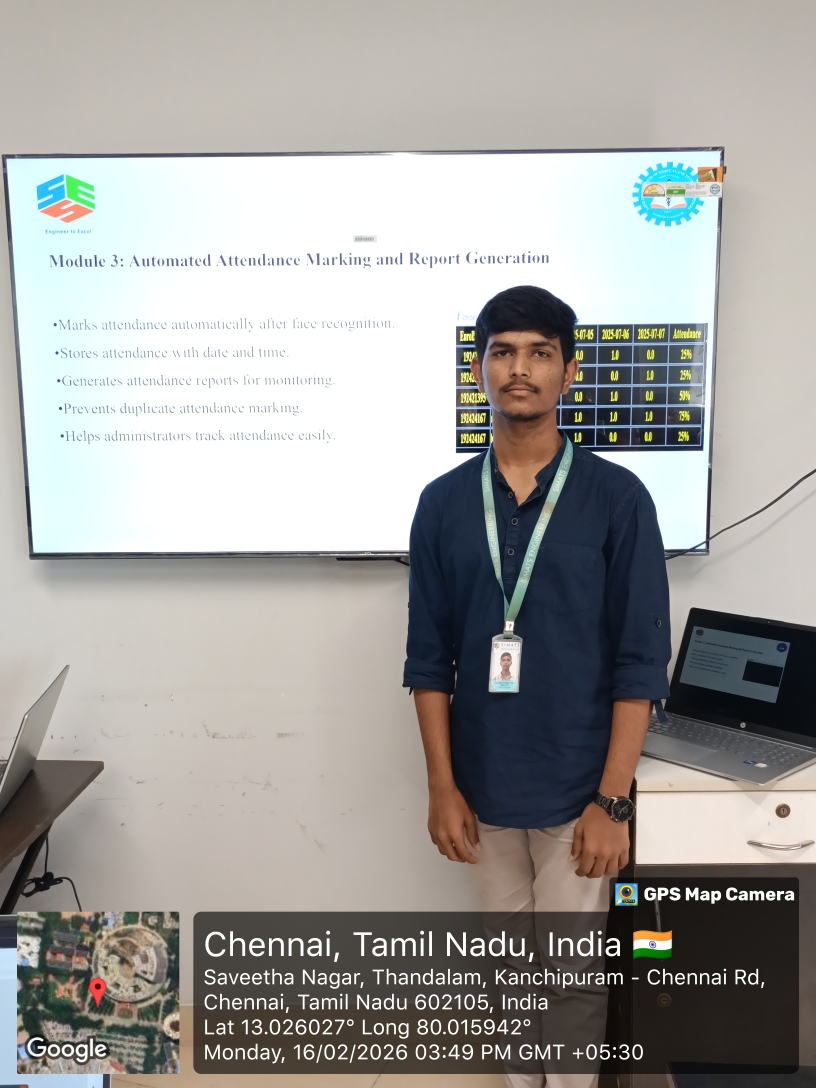
#> input picture CAPSTONE/20260216_34926PMByGPSMapCamera.jpg, 2448 x 3264 px, found by its file name (shown at 1/3 size)
$ jupyter execute ACTIVITY_4.ipynb   (shell and % lines are left out)
#> lines starting #> are read from the running program, lines starting #| are printed output that depends on the picture; after the words box and inside, x2 and y2 are one past the last pixel; in counts of white or black regions, pixels touching at a corner belong together
ACTIVITY - 4:

GUASSIAN PYRAMID

**Gaussian Pyramid with Edge Detection**

This program demonstrates multi-scale image processing using the Gaussian Pyramid technique.

**1: Level 0 – Original Image**

Displays the full-resolution input image.

Fine details (textures, small objects) are clearly visible.

Edge detection captures maximum detail.

**2: Level 1 – Half Size**

Image size is reduced to 50%.

Some fine details begin to disappear.

Edges become slightly smoother.

**3: Level 2 – Quarter Size**

Resolution decreases further.

Small textures and tiny edges fade away.

Only major object boundaries remain clear.

**4: Level 3 – One-Eighth Size**

Very low resolution image.

Only large structural features are visible.

Edge detection highlights strong, large-scale edges only.

[cell 1]
import cv2
import numpy as np
import matplotlib.pyplot as plt
from PIL import Image
from google.colab import files
uploaded = files.upload()
#> the answer given: 20260216_34926PMByGPSMapCamera.jpg
image_path = list(uploaded.keys())[0]
img = cv2.imread(image_path)
#> img is the input picture: shape (3264, 2448, 3); mean B, G, R 158.1, 161.1, 162.5
img = cv2.cvtColor(img, cv2.COLOR_BGR2RGB)
level0 = img
level1 = cv2.pyrDown(level0)
level2 = cv2.pyrDown(level1)
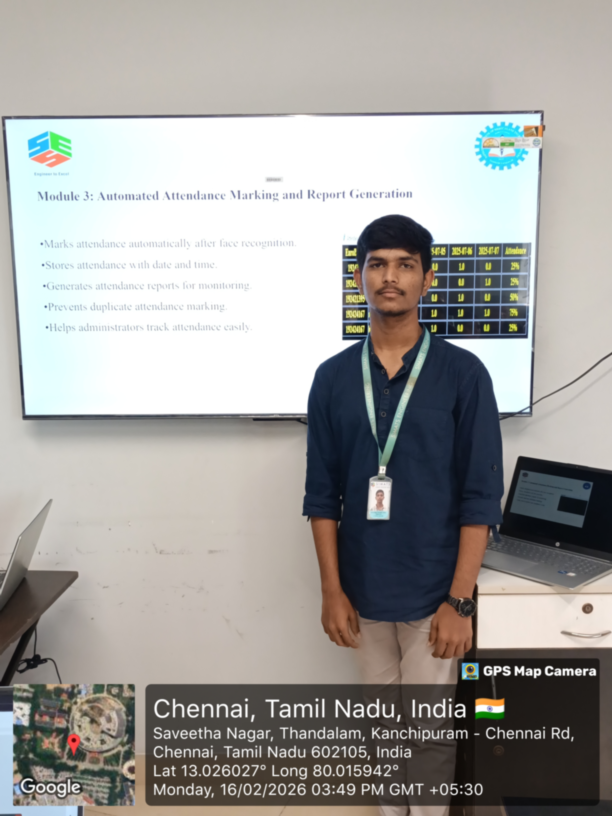
#> level2: shape (816, 612, 3); mean R, G, B 162.5, 161.2, 158.2
level3 = cv2.pyrDown(level2)
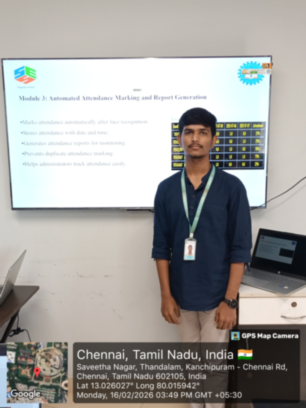
#> level3: shape (408, 306, 3); mean R, G, B 162.6, 161.2, 158.2
def detect_edges(image):
    gray = cv2.cvtColor(image, cv2.COLOR_RGB2GRAY)
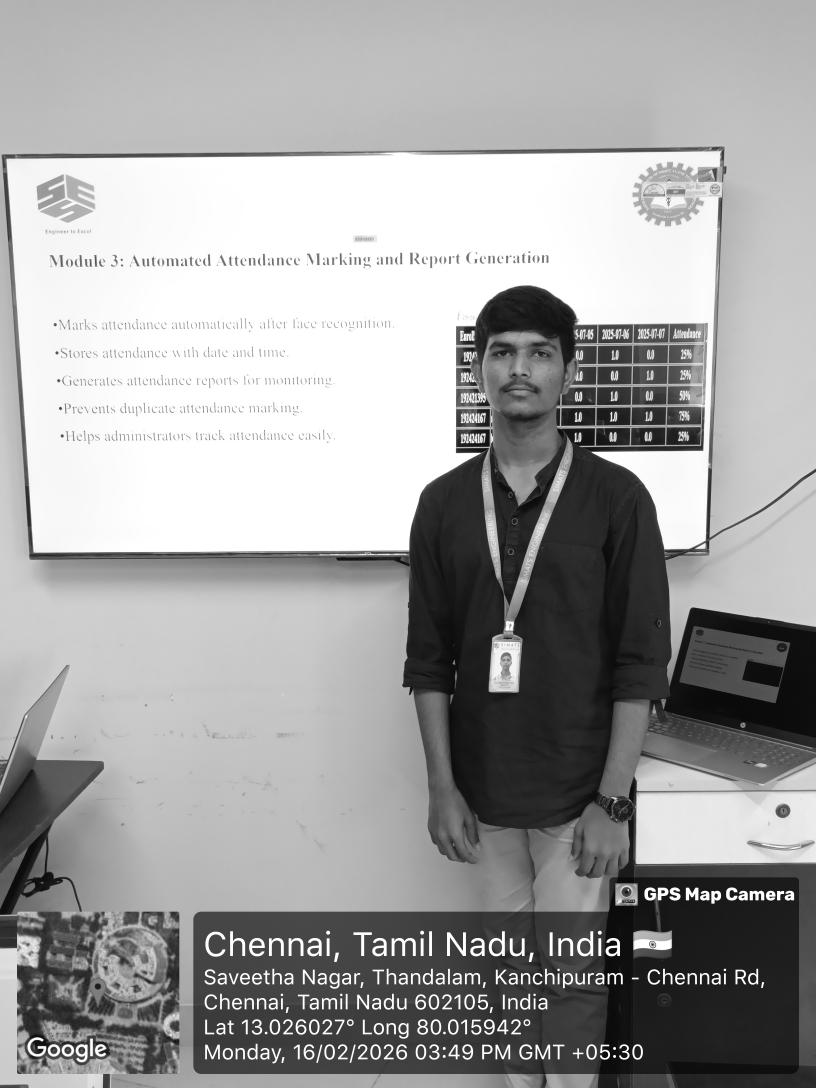
#> gray: shape (3264, 2448) (shown at 1/3 size); min 0, max 255, mean 161.2
    edges = cv2.Canny(gray, 100, 200)
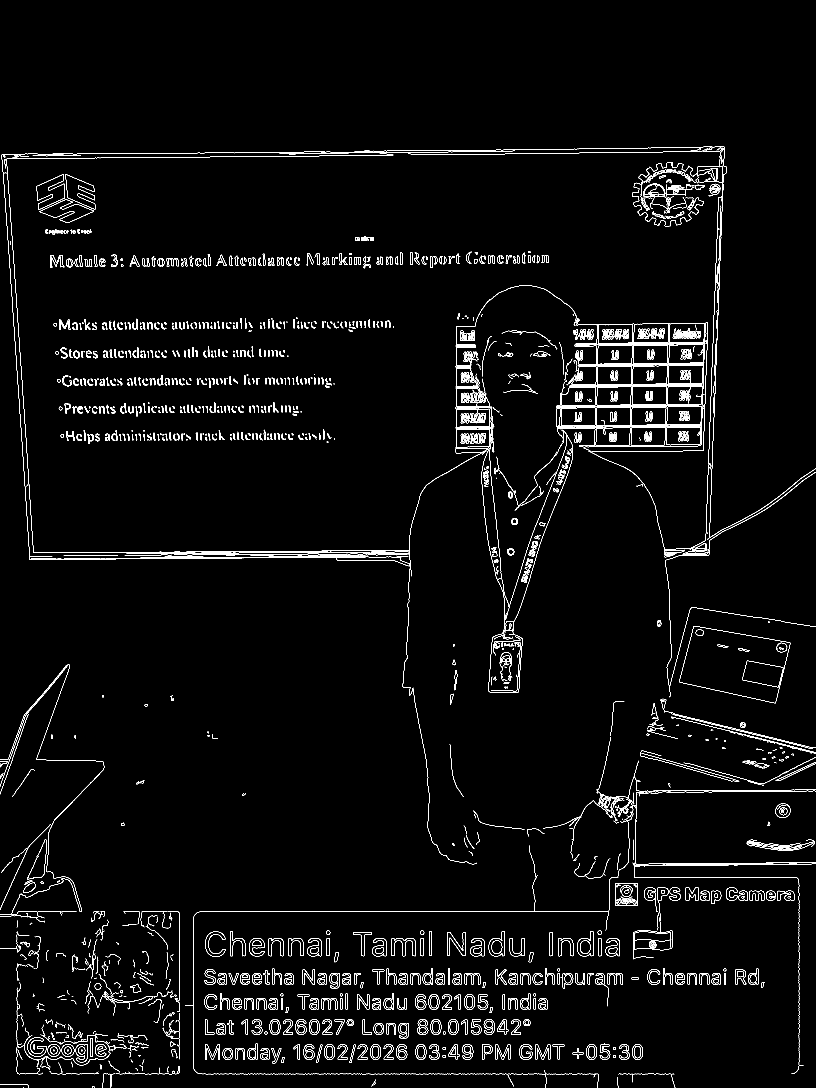
#> edges: shape (3264, 2448) (shown at 1/3 size); 2% white in thin lines or dots, all inside (x1, y1, x2, y2) = (0, 439, 2448, 3264)
    return edges
edges0 = detect_edges(level0)
edges1 = detect_edges(level1)
#> in detect_edges (call 2), `edges = cv2.Canny(gray, 100, 200)`:
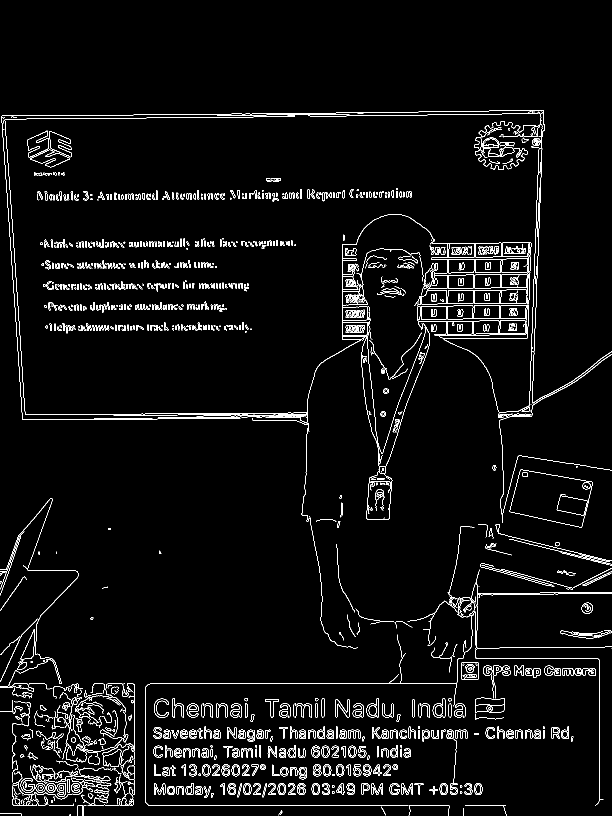
#> edges: shape (1632, 1224) (shown at 1/2 size); 3.7% white in thin lines or dots, all inside (x1, y1, x2, y2) = (0, 220, 1224, 1632)
edges2 = detect_edges(level2)
#> in detect_edges (call 3), `gray = cv2.cvtColor(image, cv2.COLOR_RGB2GRAY)`:
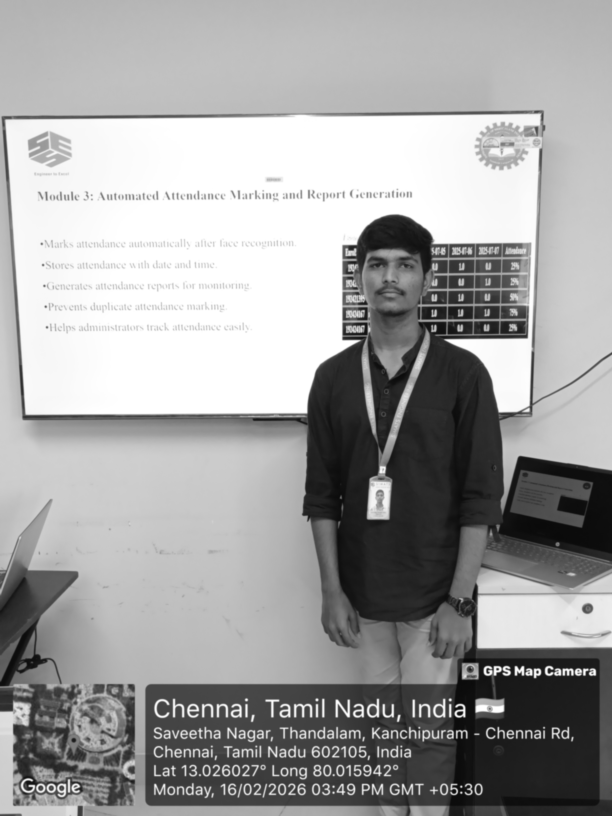
#> gray: shape (816, 612); min 10, max 255, mean 161.3
#> in detect_edges (call 3), `edges = cv2.Canny(gray, 100, 200)`:
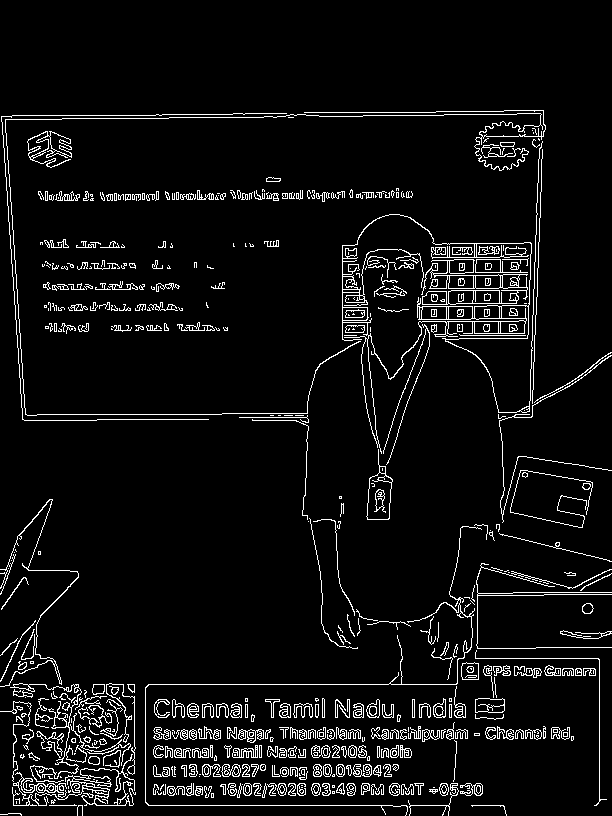
#> edges: shape (816, 612); 6% white in thin lines or dots, all inside (x1, y1, x2, y2) = (0, 110, 612, 816)
edges3 = detect_edges(level3)
#> in detect_edges (call 4), `gray = cv2.cvtColor(image, cv2.COLOR_RGB2GRAY)`:
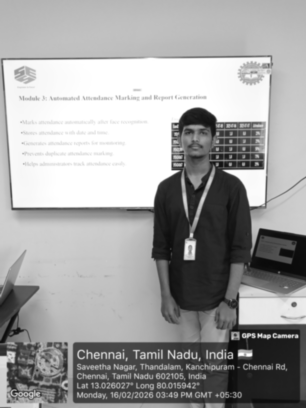
#> gray: shape (408, 306); min 10, max 255, mean 161.3
#> in detect_edges (call 4), `edges = cv2.Canny(gray, 100, 200)`:
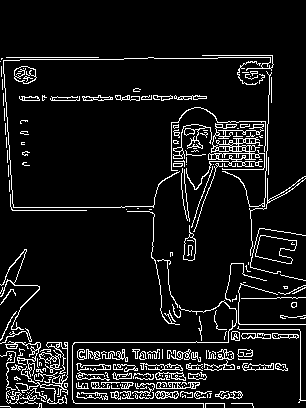
#> edges: shape (408, 306); 8.4% white in thin lines or dots, all inside (x1, y1, x2, y2) = (0, 55, 306, 408)
plt.figure(figsize=(16,10))
plt.subplot(4,2,1); plt.imshow(level0); plt.title("Level 0 - Original")
plt.axis("off")
plt.subplot(4,2,2); plt.imshow(edges0, cmap="gray"); plt.title("Edges - Level 0")
plt.axis("off")
plt.subplot(4,2,3); plt.imshow(level1); plt.title("Level 1 - Half Size")
plt.axis("off")
plt.subplot(4,2,4); plt.imshow(edges1, cmap="gray"); plt.title("Edges - Level 1")
plt.axis("off")
plt.subplot(4,2,5); plt.imshow(level2); plt.title("Level 2 - Quarter Size")
plt.axis("off")
plt.subplot(4,2,6); plt.imshow(edges2, cmap="gray"); plt.title("Edges - Level 2")
plt.axis("off")
plt.subplot(4,2,7); plt.imshow(level3); plt.title("Level 3 - One-Eighth Size")
plt.axis("off")
plt.subplot(4,2,8); plt.imshow(edges3, cmap="gray"); plt.title("Edges - Level 3")
plt.axis("off")
plt.tight_layout()
plt.show()
print("✅ Gaussian Pyramid and Edge Detection Completed!")
